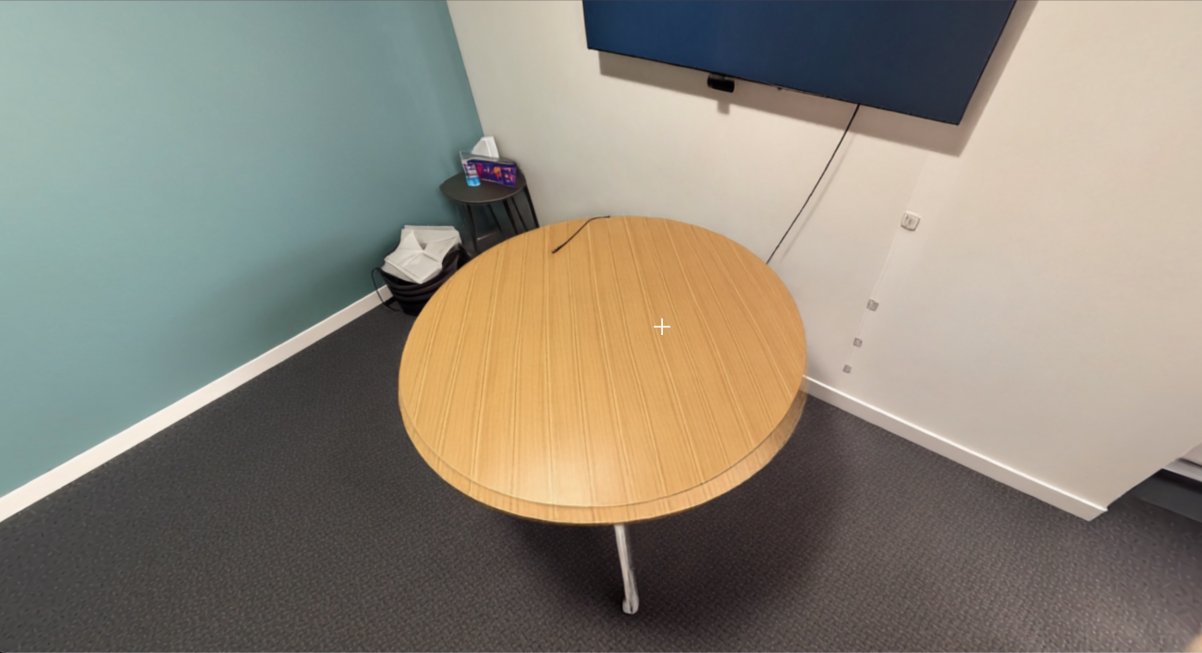
#> input picture assets/world1/world1exterior.png, 2404 x 1306 px (shown at 1/2 size); its folder holds only this picture in this run
$ python calibration_tool.py
#> lines starting #> are read from the running program, lines starting #| are printed output that depends on the picture; after the words box and inside, x2 and y2 are one past the last pixel; in counts of white or black regions, pixels touching at a corner belong together
"""
Interactive calibration tool for manual dot placement.

Task: Pick and place with obstacles
- 3 objects scattered on table (obstacles/clutter)
- Gripper starts at one side
- Target zone on table (where to place object)

Usage:
    python calibration_tool.py

Instructions:
    1. Image opens for world1
    2. Click positions in order:
       - Object 1 (red) - object to pick up
       - Object 2 (blue) - obstacle/clutter
       - Object 3 (yellow) - obstacle/clutter
       - Gripper (white) - starting position
       - Target zone (green) - where to place object 1
    3. Press 's' to save and move to next world
    4. Repeat for world2 and world3
    5. Coordinates saved to world_calibration_manual.py
"""

import cv2
import numpy as np
from pathlib import Path


class CalibrationTool:
    """Interactive tool for manual position placement."""

    def __init__(self, assets_dir: Path):
        self.assets_dir = Path(assets_dir)
        self.calibrations = {}
        self.current_world = 1
        self.clicks = []

        # Updated for 3-object pick-and-place task
        self.labels = [
            'object_to_pickup',    # Red - the target object to move
            'obstacle_1',          # Blue - clutter object 1
            'obstacle_2',          # Yellow - clutter object 2
            'gripper_start',       # White - gripper starting position
            'target_zone'          # Green - where to place object
        ]

        self.colors = {
            'object_to_pickup': (0, 0, 255),      # Red (BGR)
            'obstacle_1': (255, 0, 0),            # Blue
            'obstacle_2': (0, 255, 255),          # Yellow
            'gripper_start': (255, 255, 255),     # White
            'target_zone': (0, 255, 0)            # Green
        }

        self.descriptions = {
            'object_to_pickup': 'Object to pick up and move (RED)',
            'obstacle_1': 'Obstacle/clutter object 1 (BLUE)',
            'obstacle_2': 'Obstacle/clutter object 2 (YELLOW)',
            'gripper_start': 'Gripper starting position (WHITE)',
            'target_zone': 'Target placement zone (GREEN)'
        }

    # [34 lines left out: functions mouse_callback, redraw_image, not called in this run]

    def calibrate_world(self, world_id: int):
        """Calibrate a single world."""
#> called with world_id = 1
        self.current_world = world_id
        self.clicks = []

        # Load exterior image
        world_dir = self.assets_dir / f"world{world_id}"
        exterior_files = list(world_dir.glob("*exterior*.png"))

        if not exterior_files:
            print(f"✗ No exterior image found for world {world_id}")
            return False

        img_path = exterior_files[0]
        self.base_image = cv2.imread(str(img_path))
#> self.base_image is the input picture: shape (1306, 2404, 3); mean B, G, R 122.1, 135.2, 141.8

        if self.base_image is None:
            print(f"✗ Failed to load {img_path}")
            return False

        h, w = self.base_image.shape[:2]
#> h = 1306; w = 2404

        # Resize for easier clicking if too large
        if w > 800:
            scale = 800 / w
#> scale = 0.333
            self.base_image = cv2.resize(self.base_image, None, fx=scale, fy=scale)
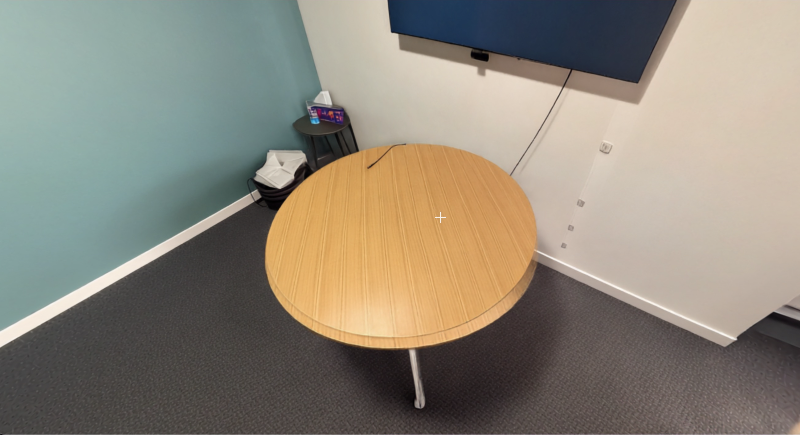
#> self.base_image: shape (435, 800, 3); mean B, G, R 122, 135.1, 141.7
            self.scale_factor = scale
#> self.scale_factor = 0.333
        else:
            self.scale_factor = 1.0

        # Show instructions
        instructions = self.base_image.copy()

        # Dark semi-transparent overlay for readability
        overlay = instructions.copy()
        cv2.rectangle(overlay, (0, 0), (450, 220), (0, 0, 0), -1)
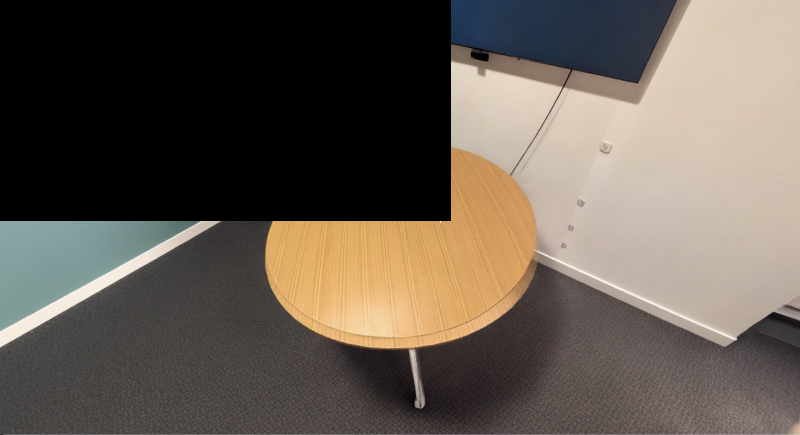
#> overlay: shape (435, 800, 3); mean B, G, R 81.1, 91, 100.2
        cv2.addWeighted(overlay, 0.6, instructions, 0.4, 0, instructions)
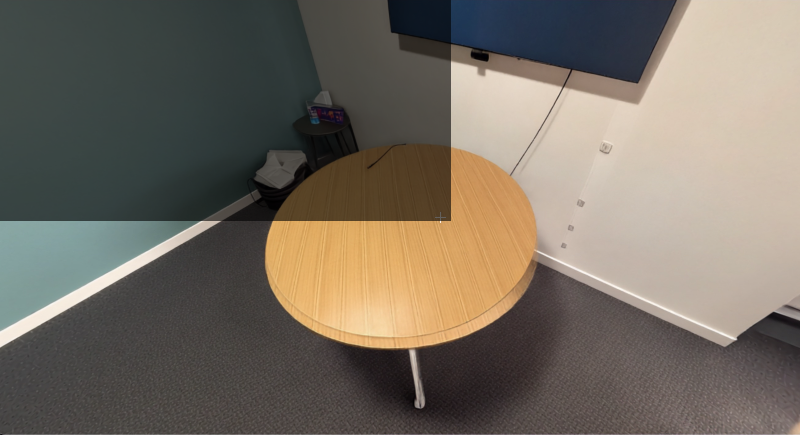
#> instructions: shape (435, 800, 3); mean B, G, R 97.5, 108.6, 116.8

        text_lines = [
            f"=== WORLD {world_id} CALIBRATION ===",
            "",
            "Click positions IN ORDER:",
            "1. RED:    Object to pick up (on table)",
            "2. BLUE:   Obstacle 1 (on table)",
            "3. YELLOW: Obstacle 2 (on table)",
            "4. WHITE:  Gripper start (on table, away from objects)",
            "5. GREEN:  Target zone (on table, where to place object)",
            "",
            "Controls:",
            "  's' = Save and next world",
            "  'r' = Reset (redo clicks)",
            "  'q' = Quit without saving"
        ]

        y_offset = 20
        for line in text_lines:
            color = (255, 255, 255) if line.startswith("=") else (200, 200, 200)
            cv2.putText(instructions, line, (10, y_offset),
                       cv2.FONT_HERSHEY_SIMPLEX, 0.4, color, 1, cv2.LINE_AA)
            y_offset += 18
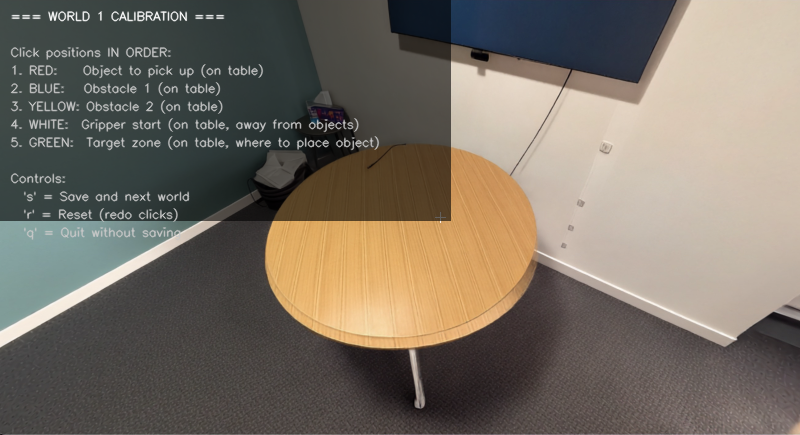
#> instructions: shape (435, 800, 3); 3.99% of pixels changed, all inside (x1, y1, x2, y2) = (10, 10, 380, 241)
#> after the loop, y_offset = 254

        cv2.imshow('Calibration', instructions)
        cv2.setMouseCallback('Calibration', self.mouse_callback)

        print(f"\n{'='*50}")
        print(f"  CALIBRATING WORLD {world_id}")
        print(f"{'='*50}")
        print("Click 5 positions on the image...")

        while True:
            key = cv2.waitKey(1) & 0xFF
#> (key q is pressed here)

            if key == ord('s') and len(self.clicks) == len(self.labels):
                # Save calibration - scale to 224×224
                target_size = 224
                current_h, current_w = self.base_image.shape[:2]

                scaled_clicks = {}
                for i, (x, y) in enumerate(self.clicks):
                    label = self.labels[i]
                    scaled_x = int((x / current_w) * target_size)
                    scaled_y = int((y / current_h) * target_size)
                    scaled_clicks[label] = (scaled_x, scaled_y)

                self.calibrations[world_id] = scaled_clicks
                print(f"\n✓ World {world_id} calibration saved")
                print(f"  Positions (in 224×224 coords):")
                for label, pos in scaled_clicks.items():
                    print(f"    {label:20s}: {pos}")
                break

            elif key == ord('r'):
                # Reset clicks
                self.clicks = []
                print("\n  ⟳ Reset. Click again...")
                cv2.imshow('Calibration', self.base_image)

            elif key == ord('q'):
                print("\n  ✗ Cancelled")
                return False

            elif key == ord('s') and len(self.clicks) < len(self.labels):
                missing = len(self.labels) - len(self.clicks)
                print(f"\n  ⚠ Need {missing} more click(s) before saving")

        return True

    # [44 lines left out: function save_calibrations, not called in this run]

    def run(self):
        """Run calibration for all worlds."""
        print("\n" + "="*50)
        print("  INTERACTIVE CALIBRATION TOOL")
        print("="*50)
        print(f"Assets directory: {self.assets_dir}\n")

        cv2.namedWindow('Calibration', cv2.WINDOW_NORMAL)
        cv2.resizeWindow('Calibration', 900, 700)

        for world_id in [1, 2, 3]:
            if not self.calibrate_world(world_id):
                break

        cv2.destroyAllWindows()

        if self.calibrations:
            self.save_calibrations()
            print("\n✓ Calibration complete!")
            print("✓ Now run: python backend/observation_builder.py")
            print("  to verify the positions look correct")
        else:
            print("\n✗ No calibrations saved")


if __name__ == "__main__":
    script_dir = Path(__file__).parent
    assets_dir = script_dir.parent / "assets"

    if not assets_dir.exists():
        print(f"✗ Assets directory not found: {assets_dir}")
        print("  Make sure you're running from the backend/ directory")
        exit(1)

    tool = CalibrationTool(assets_dir)
    tool.run()
